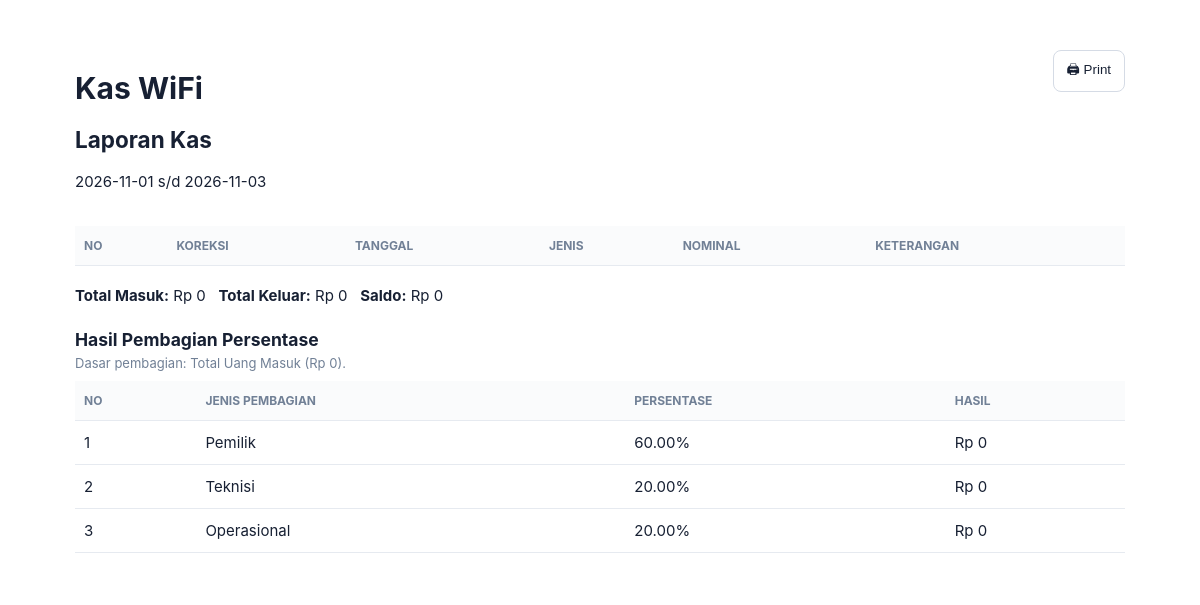
Screenshot of /report.php (signed in) with the database file from the repository.
### tables this page shows
CREATE TABLE IF NOT EXISTS settings(id INT PRIMARY KEY,business_name VARCHAR(150) NOT NULL DEFAULT 'Kas WiFi');

CREATE TABLE IF NOT EXISTS percentage_types(
 id INT AUTO_INCREMENT PRIMARY KEY,
 name VARCHAR(100) NOT NULL,
 percentage DECIMAL(5,2) NOT NULL DEFAULT 0,
 created_at TIMESTAMP DEFAULT CURRENT_TIMESTAMP
);

### config.php (called while the page is built, shortened)
<?php
function e($v):string{return htmlspecialchars((string)$v,ENT_QUOTES,'UTF-8');}
function rupiah($v):string{return 'Rp '.number_format((float)$v,0,',','.');}

### report.php (the view, shortened to what this page needs)
<?php
require 'config.php';require_login();
$pdo=db();
$from=$_GET['from']??date('Y-m-01');$to=$_GET['to']??date('Y-m-d');
$s=$pdo->prepare("SELECT * FROM transactions WHERE transaction_date BETWEEN ? AND ? ORDER BY transaction_date,id");$s->execute([$from,$to]);$rows=$s->fetchAll();
$in=$out=0;foreach($rows as $r){if($r['type']==='in')$in+=$r['amount'];else$out+=$r['amount'];}
$types=$pdo->query('SELECT * FROM percentage_types ORDER BY id')->fetchAll();
$set=$pdo->query('SELECT * FROM settings WHERE id=1')->fetch();
?><!doctype html><html lang="id"><head><meta charset="utf-8"><title>Laporan Kas</title><link rel="stylesheet" href="assets/style.css"></head><body class="report-body"><div class="report">
<div class="report-head"><div><h1><?=e($set['business_name'])?></h1><h2>Laporan Kas</h2><p><?=e($from)?> s/d <?=e($to)?></p></div><button class="btn no-print" onclick="print()">🖨 Print</button></div>
<table><tr><th>No</th><th>Koreksi</th><th>Tanggal</th><th>Jenis</th><th>Nominal</th><th>Keterangan</th></tr></table>
<div class="report-summary"><b>Total Masuk:</b> <?=rupiah($in)?> &nbsp; <b>Total Keluar:</b> <?=rupiah($out)?> &nbsp; <b>Saldo:</b> <?=rupiah($in-$out)?></div>
<section class="report-share"><h3>Hasil Pembagian Persentase</h3><p class="muted">Dasar pembagian: Total Uang Masuk (<?=rupiah($in)?>).</p><table><tr><th>No</th><th>Jenis Pembagian</th><th>Persentase</th><th>Hasil</th></tr><?php foreach($types as $i=>$t):$hasil=$in*((float)$t['percentage']/100);?><tr><td><?=$i+1?></td><td><?=e($t['name'])?></td><td><?=number_format((float)$t['percentage'],2)?>%</td><td><?=rupiah($hasil)?></td></tr><?php endforeach;?></table></section>
</div></body></html>

### assets/style.css (style rules this page uses)
:root { --bg:#f4f7fb;--card:#fff;--text:#172033;--muted:#718096;--line:#e6eaf0;--blue:#2563eb;--green:#15803d;--red:#dc2626 }
* { box-sizing:border-box }
body { margin:0;background:var(--bg);color:var(--text);font:15px Inter,Arial,sans-serif }
.btn { display:inline-flex;align-items:center;justify-content:center;gap:5px;border:1px solid #d5dbe5;background:#fff;color:#172033;padding:9px 13px;border-radius:8px;text-decoration:none;cursor:pointer;white-space:nowrap }
.muted { color:var(--muted);margin:0;font-size:13px }
table { width:100%;border-collapse:collapse }
th,td { padding:12px 9px;border-bottom:1px solid var(--line);text-align:left;white-space:nowrap }
th { font-size:12px;text-transform:uppercase;color:var(--muted);background:#fafbfc }
.report { max-width:1100px;margin:25px auto;background:#fff;padding:25px }
.report-body { background:#fff }
.report-head { display:flex;justify-content:space-between;align-items:start;margin-bottom:20px }
.report-summary { margin-top:20px }
.report-share { margin-top:24px }
.report-share h3 { margin-bottom:5px }
.report-share table { margin-top:10px }
.report-share th,.report-share td { white-space:normal }

### rows the page displays
settings: business_name "Kas WiFi"
percentage_types: name "Pemilik", percentage "60.00", percentage "Rp 0"
percentage_types: name "Teknisi", percentage "20.00", percentage "Rp 0"
percentage_types: name "Operasional", percentage "20.00", percentage "Rp 0"

### other values shown
rupiah($in) "Rp 0"
rupiah($out) "Rp 0"
rupiah($in-$out) "Rp 0"
